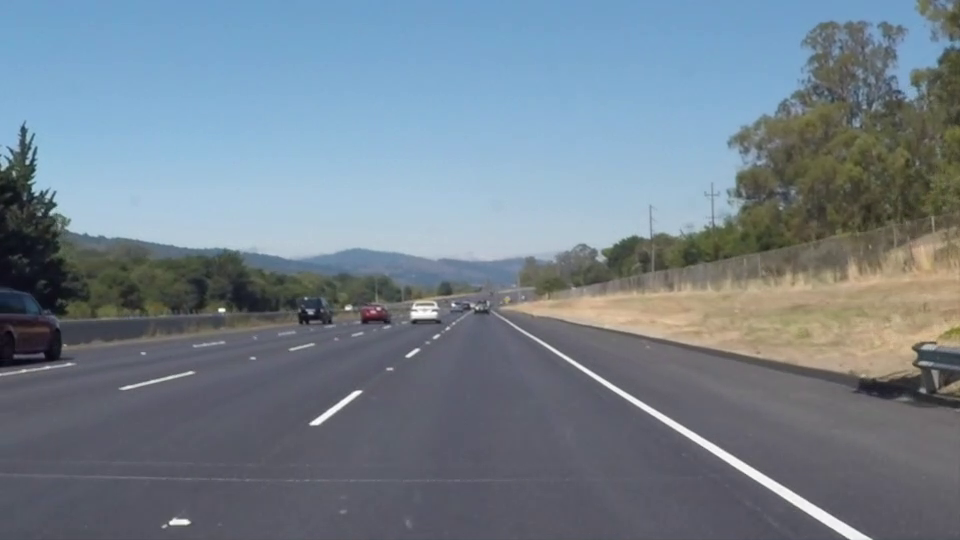
#> input picture frame 8 of prob2_dataset/whiteline.mp4, 960 x 540 px
$ python prob2_single_frame.py
#> lines starting #> are read from the running program, lines starting #| are printed output that depends on the picture; after the words box and inside, x2 and y2 are one past the last pixel; in counts of white or black regions, pixels touching at a corner belong together
import numpy as np
import cv2

# Function to extract information only from road in edge detected image
def region_of_interest(image):
    height, width = image.shape
    # Create mask in shape of trapezoid with road lanes as region of interest
    trapezoid = np.array([[(0, height), (465, 320), (515, 320), (width, height)]])
    mask = np.zeros_like(image)
    mask = cv2.fillPoly(mask, trapezoid, 255)
    mask = cv2.bitwise_and(image, mask)
    return mask

# Function to check which side of car is shoulder
def check_shoulder_side(img_file):
    height, width, _ = frame.shape
    # Create mask with right half of frame as white pixels
    mask_right = img_file[:,round(width/2):]
    # Create mask with left half of frame as white pixels
    mask_left = img_file[:,:round(width/2)]
    # Count number of white pixels in right image frame
    number_of_white_pixels_right_mask = np.sum(mask_right == 255)
    # Count number of white pixels in left image frame
    number_of_white_pixels_left_mask = np.sum(mask_left == 255)
    # If right half of image frame has more white pixels than left, then road shoulder is on right, or otherwise
    if(number_of_white_pixels_right_mask>number_of_white_pixels_left_mask):
        shoulder_right = True
    else:
        shoulder_right = False
    return shoulder_right

# Function gives the starting and ending points for each line using with the average slope and y_intercept of the line
def create_points_for_single_line(image, average):
    slope, y_intercept = average
    y1 = image.shape[0]
    y2 = int(y1 * (3/5))
    x1 = int((y1 - y_intercept)//slope)
    x2 = int((y2 - y_intercept)//slope)
    return np.array([x1, y1, x2, y2])

# Function to average out the lines produced by hough transform
def average_of_hough_lines(image, lines):
    # List to hold all left side lines
    left = []
    # List to hold all right side lines
    right = []
    for line in lines:
        x1, y1, x2, y2 = line.reshape(4)
        parameters = np.polyfit((x1, x2), (y1, y2), 1)
        slope = parameters[0]
        y_int = parameters[1]
        if slope < 0:
            left.append((slope, y_int))
        else:
            right.append((slope, y_int))
    # Average out all right side lines
    right_average = np.average(right, axis=0)
    # Average out all left side lines
    left_average = np.average(left, axis=0)
    # Create points for single left side lane
    left_side_line = create_points_for_single_line(image, left_average)
    # Create points for single right side lane
    right_side_line = create_points_for_single_line(image, right_average)
    return np.array([left_side_line, right_side_line])

# Function to draw single green line on solid lane and single red line on broken lane
def plot_broken_and_solid_lines(image, lines, shoulder_side):
    h, w, _ = image.shape
    lines_frame = np.zeros_like(image)
    if lines is not None:
      for line in lines:
        x1, y1, x2, y2 = line
        # If shoulder is on right side of car
        if(shoulder_side):
            if(x1 < round(w/2) and x2 < round(w/2)):
                cv2.line(lines_frame, (x1, y1), (x2, y2), (0, 0, 255), 10)
            else:
                cv2.line(lines_frame, (x1, y1), (x2, y2), (0, 255, 0), 10)
        # If shoulder is on left side of car
        else:
            if(x1 < round(w/2) and x2 < round(w/2)):
                cv2.line(lines_frame, (x1, y1), (x2, y2), (0, 255, 0), 10)
            else:
                cv2.line(lines_frame, (x1, y1), (x2, y2), (0, 0, 255), 10)
    return lines_frame

cap = cv2.VideoCapture("prob2_dataset/whiteline.mp4")
total_frames = cap.get(7)
# Fetch single frame from video sequence
cap.set(1,8)
ret, frame = cap.read()
#> frame is the input picture: shape (540, 960, 3); mean B, G, R 140.8, 129, 115.4
# Flag to know whether shoulder is on right or left side of the car
shoulder_right = False
# frame = cv2.flip(frame,1)
# Convert image from RGB colorspace to grayscale
gray_image = cv2.cvtColor(frame, cv2.COLOR_BGR2GRAY)
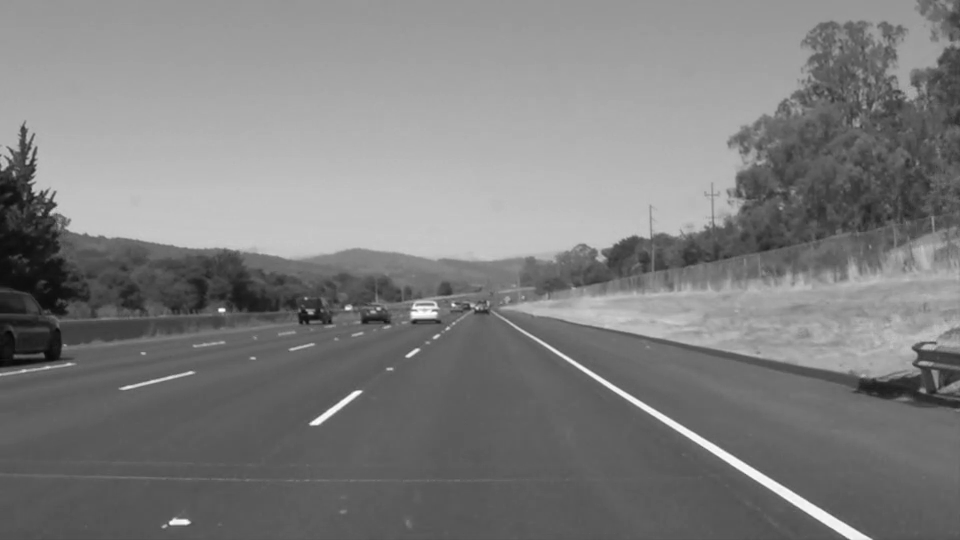
#> gray_image: shape (540, 960); min 5, max 255, mean 126.2
# Blurr the with GaussainBlur of kernel size 5x5
blurred = cv2.GaussianBlur(gray_image,(5,5),0)
# Canny edge detection to find lane outlines/edges
edge_detected = cv2.Canny(blurred, 50, 100)
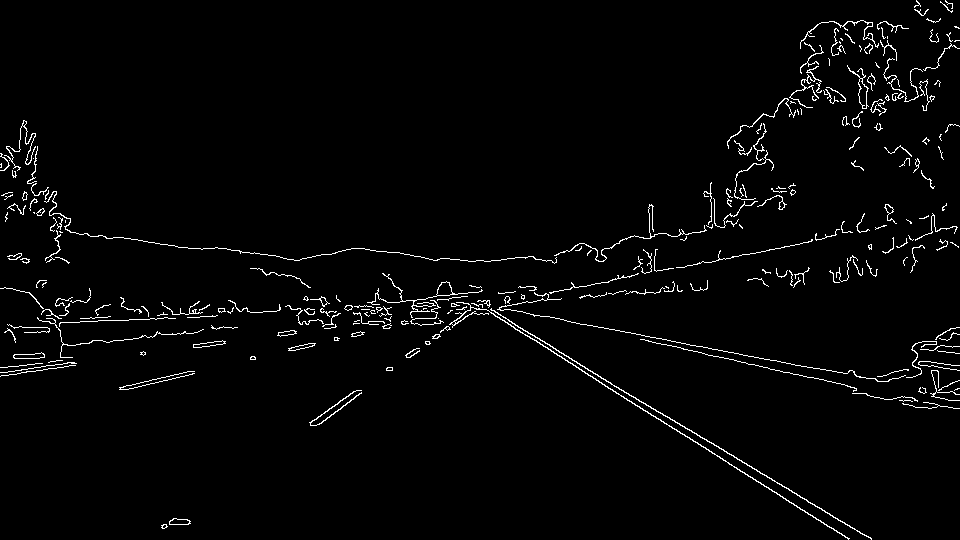
#> edge_detected: shape (540, 960); 2.3% white in thin lines or dots
# Focus on only road out of edge detected region
ROI = region_of_interest(edge_detected)
#> in region_of_interest, `mask = cv2.bitwise_and(image, mask)`:
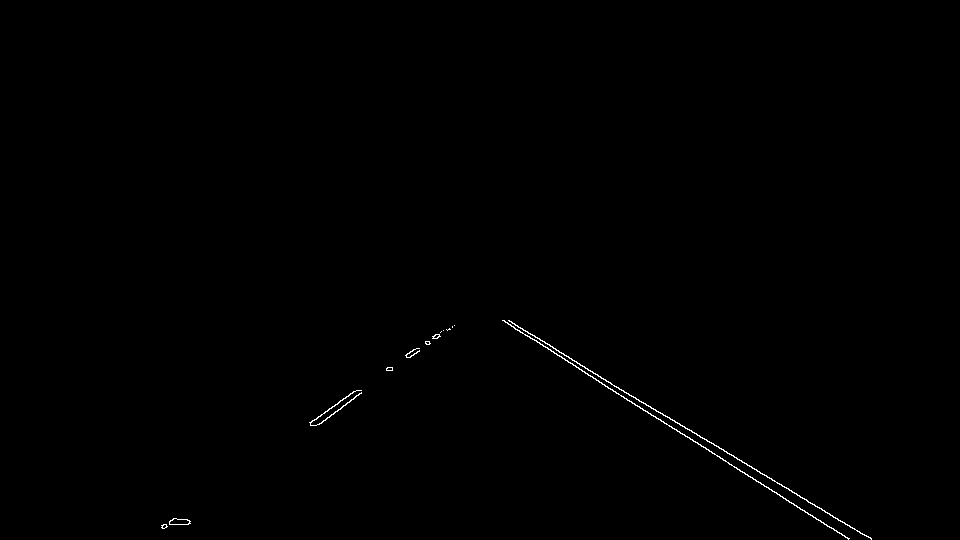
#> mask: shape (540, 960); 0.29% white in thin lines or dots, all inside (x1, y1, x2, y2) = (161, 320, 872, 540)
# Use Hough transform to find lines along lanes strips
lines = cv2.HoughLinesP(ROI, rho=2, theta=np.pi/180, threshold=100, lines=None, minLineLength=40, maxLineGap=5)
#> lines = [[551, 351, 785, 498], [559, 352, 714, 445], [508, 320, 597, 374], [731, 454, 838, 520], [310, 422, 356, 390], [318, 424, 361, 393], [646, 404, 726, 451], [786, 500, 849, 538]]
# Make of copy of frame/image
input_frame = frame.copy()
# Function to check on which side is the shoulder in image frame
shoulder_right = check_shoulder_side(ROI)
#> in check_shoulder_side, `mask_right = img_file[:,round(width/2):]`:
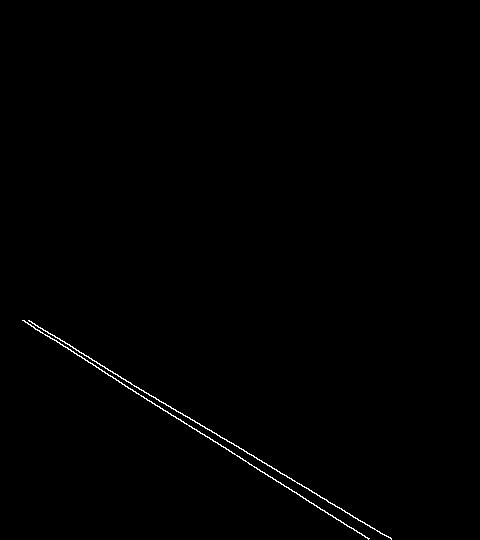
#> mask_right: shape (540, 480); 0.44% white in thin lines or dots, all inside (x1, y1, x2, y2) = (22, 320, 392, 540)
#> in check_shoulder_side, `mask_left = img_file[:,:round(width/2)]`:
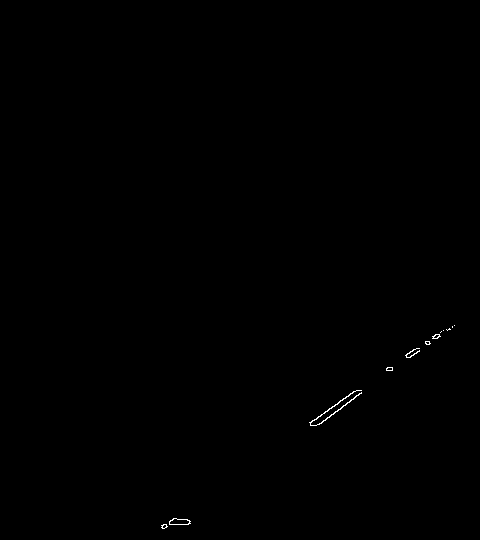
#> mask_left: shape (540, 480); 0.14% white in thin lines or dots, all inside (x1, y1, x2, y2) = (161, 325, 455, 529)
#> in check_shoulder_side, `number_of_white_pixels_right_mask = np.sum(mask_right == 255)`: number_of_white_pixels_right_mask = 1141
#> in check_shoulder_side, `number_of_white_pixels_left_mask = np.sum(mask_left == 255)`: number_of_white_pixels_left_mask = 351
#> shoulder_right = True
# Function to average out the lines produced by hough transform
hough_lines_averaged = average_of_hough_lines(input_frame,lines)
#> the loop in average_of_hough_lines, `for line in lines:` made 8 passes
#> (x1, y1, x2, y2, slope, y_int) on passes 1 to 8: (551, 351, 785, 498, 0.628, 4.86), (559, 352, 714, 445, 0.6, 16.6), (508, 320, 597, 374, 0.607, 11.78), (731, 454, 838, 520, 0.617, 3.1), (310, 422, 356, 390, -0.696, 637.7), (318, 424, 361, 393, -0.721, 653.3), (646, 404, 726, 451, 0.588, 24.47), (786, 500, 849, 538, 0.603, 25.9)
#> after the loop in average_of_hough_lines, `for line in lines:`: left = [(-0.696, 637.7), (-0.721, 653.3)]; right = [(0.628, 4.86), (0.6, 16.6), (0.607, 11.78), (0.617, 3.1), (0.588, 24.47), (0.603, 25.9)]
#> in average_of_hough_lines, `right_average = np.average(right, axis=0)`: right_average = [0.607, 14.45]
#> in average_of_hough_lines, `left_average = np.average(left, axis=0)`: left_average = [-0.708, 645.5]
#> in create_points_for_single_line, `slope, y_intercept = average`: slope = -0.708; y_intercept = 645.5
#> in create_points_for_single_line, `x1 = int((y1 - y_intercept)//slope)`: x1 = 148
#> in create_points_for_single_line, `x2 = int((y2 - y_intercept)//slope)`: x2 = 453
#> in average_of_hough_lines, `left_side_line = create_points_for_single_line(image, left_average)`: left_side_line = [148, 540, 453, 324]
#> in average_of_hough_lines, `right_side_line = create_points_for_single_line(image, right_average)`: right_side_line = [865, 540, 509, 324]
#> hough_lines_averaged = [[148, 540, 453, 324], [865, 540, 509, 324]]
# Function to draw single green line on solid lane and single red line on broken lane
broken_and_solid_lines = plot_broken_and_solid_lines(input_frame,hough_lines_averaged,shoulder_right)
#> the loop in plot_broken_and_solid_lines, `for line in lines:` made 2 passes
#> after the loop in plot_broken_and_solid_lines, `for line in lines:`:
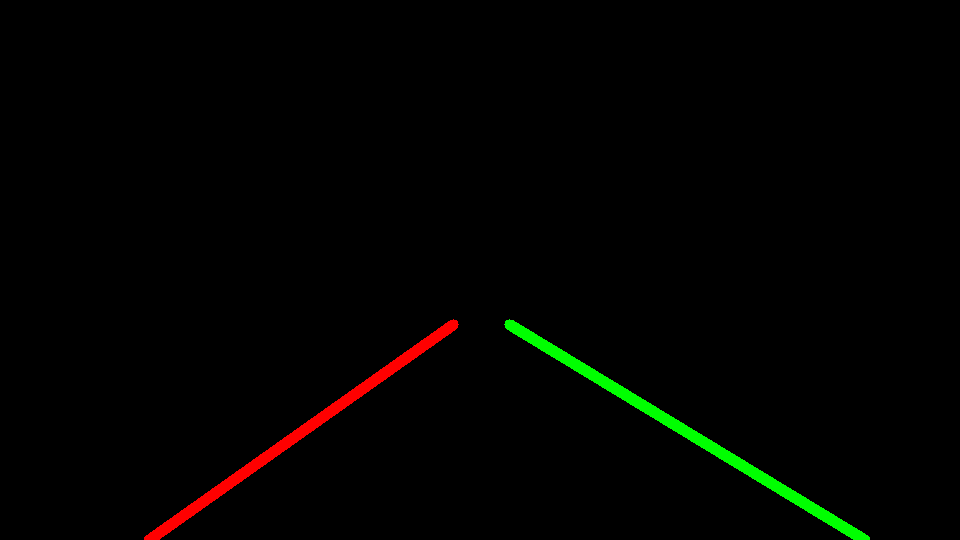
#> lines_frame: shape (540, 960, 3); mean of channels 0, 1, 2 0, 2.3, 2; drawn as B, G, R
# To make alpha blending of lane line over the input image frame
output_with_lane_detection = cv2.addWeighted(input_frame, 0.8, broken_and_solid_lines, 1, 1)
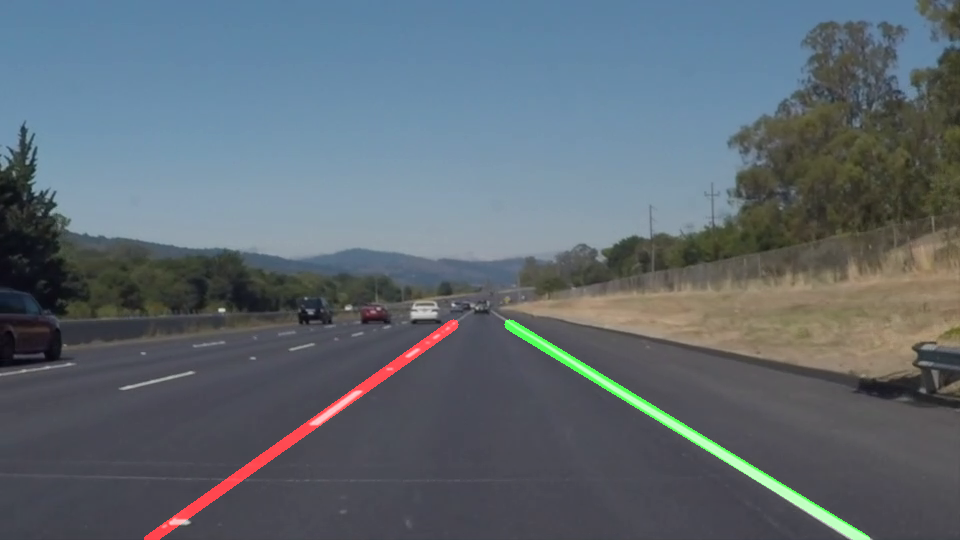
#> output_with_lane_detection: shape (540, 960, 3); mean B, G, R 113.7, 105.2, 94.7
cv2.imshow('input',frame)
cv2.imshow('output',output_with_lane_detection)
cv2.imwrite('prob2_output/broken_and_solid_lane_lines_detected.png',output_with_lane_detection)

key = cv2.waitKey(0)
#> (key Esc is pressed here)
if key == 27:
    cv2.destroyAllWindows()
